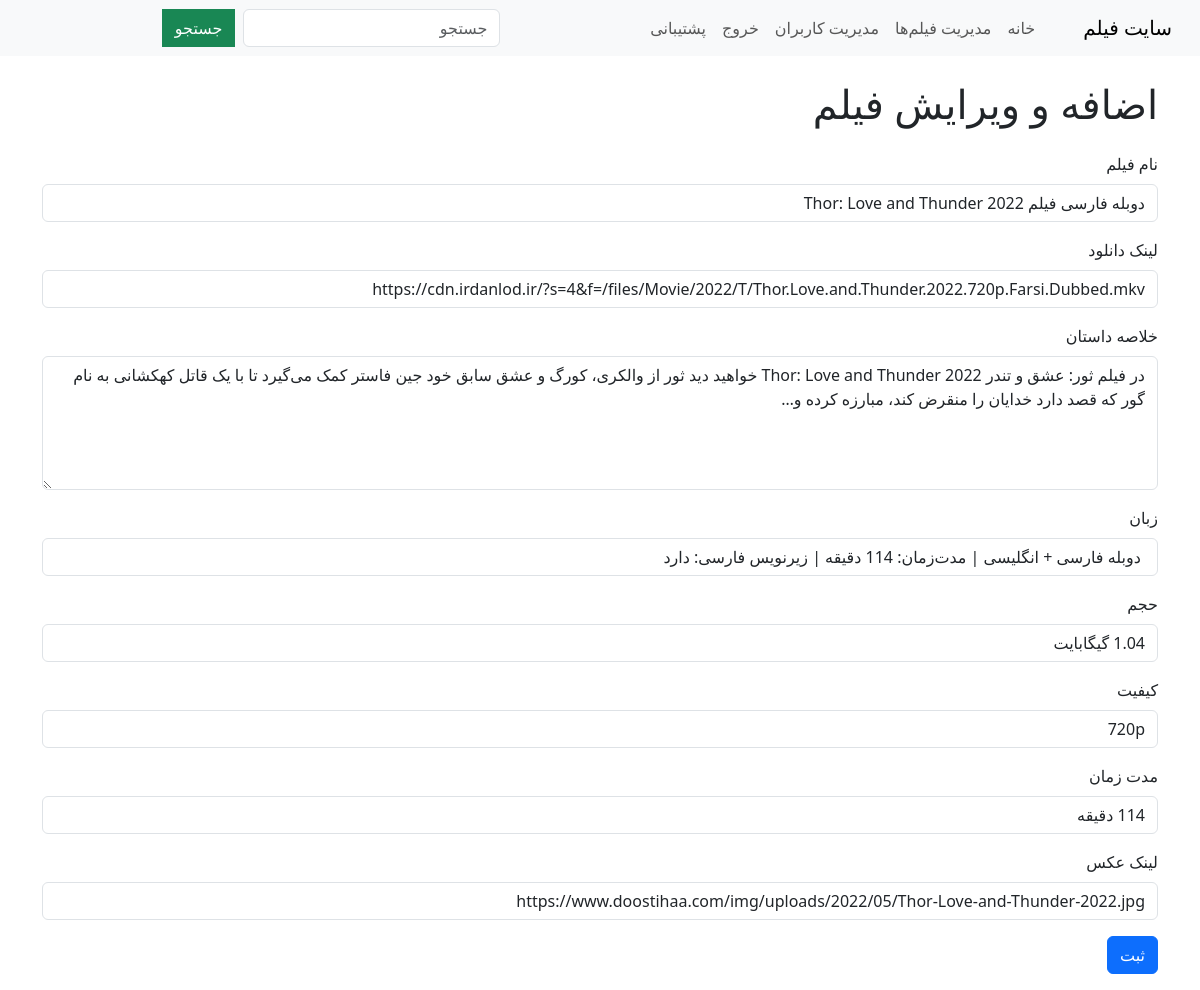
Screenshot of /edit/2 (signed in) with the database file from the repository.
### app.py (models this page shows)
class Movie(db.Model):
    id = db.Column(db.Integer, primary_key=True)
    title = db.Column(db.String(150), nullable=False)
    link = db.Column(db.String(255), nullable=False)
    description = db.Column(db.Text, nullable=False)
    language = db.Column(db.String(50), nullable=False)
    size = db.Column(db.String(50), nullable=False)
    quality = db.Column(db.String(50), nullable=False)
    duration = db.Column(db.String(50), nullable=False)
    image_link = db.Column(db.String(255), nullable=True)

### app.py (the view)
@app.route('/edit/<int:movie_id>', methods=['GET', 'POST'])
@login_required
def edit_movie(movie_id):
    movie = Movie.query.get_or_404(movie_id)
    form = MovieForm(obj=movie)
    if form.validate_on_submit():
        form.populate_obj(movie)
        db.session.commit()
        flash('فیلم با موفقیت ویرایش شد!', 'success')
        return redirect(url_for('index'))
    return render_template('admin.html', form=form)

### app.py
class MovieForm(FlaskForm):
    title = StringField('نام فیلم', validators=[DataRequired()])
    link = StringField('لینک دانلود', validators=[DataRequired()])
    description = TextAreaField('خلاصه داستان', validators=[DataRequired()])
    language = StringField('زبان', validators=[DataRequired()])
    size = StringField('حجم', validators=[DataRequired()])
    quality = StringField('کیفیت', validators=[DataRequired()])
    duration = StringField('مدت زمان', validators=[DataRequired()])
    image_link = StringField('لینک عکس', validators=[DataRequired()])
    submit = SubmitField('ثبت')

### app.py (called while the page is built)
def login_required(f):
    @wraps(f)
    def decorated_function(*args, **kwargs):
        if 'admin_id' not in session:
            flash('لطفاً برای دسترسی به این صفحه وارد شوید.', 'danger')
            return redirect(url_for('login'))
        return f(*args, **kwargs)
    return decorated_function

### templates/admin.html (shortened to what this page needs)
{% extends "base.html" %}
{% block content %}
<h1 class="mb-4">اضافه و ویرایش فیلم</h1>
<form method="POST">
    <div class="mb-3">
        {{ form.title.label(class="form-label") }}
        {{ form.title(class="form-control") }}
    </div>
    <div class="mb-3">
        {{ form.link.label(class="form-label") }}
        {{ form.link(class="form-control") }}
    </div>
    <div class="mb-3">
        {{ form.description.label(class="form-label") }}
        {{ form.description(class="form-control", rows=5) }}
    </div>
    <div class="mb-3">
        {{ form.language.label(class="form-label") }}
        {{ form.language(class="form-control") }}
    </div>
    <div class="mb-3">
        {{ form.size.label(class="form-label") }}
        {{ form.size(class="form-control") }}
    </div>
    <div class="mb-3">
        {{ form.quality.label(class="form-label") }}
        {{ form.quality(class="form-control") }}
    </div>
    <div class="mb-3">
        {{ form.duration.label(class="form-label") }}
        {{ form.duration(class="form-control") }}
    </div>
    <div class="mb-3">
        {{ form.image_link.label(class="form-label") }}
        {{ form.image_link(class="form-control") }}
    </div>
    <div class="mb-3">
        {{ form.submit(class="btn btn-primary") }}
    </div>
</form>
{% endblock %}

### templates/base.html (style rules this page uses)
body { direction: rtl; text-align: right; }

### rows the page displays
Movie: title "دوبله فارسی فیلم Thor: Love and Thunder 2022", link "https://cdn.irdanlod.ir/?s=4&f=/files/Movie/2022/T/Thor.Love.and.Thunder.2022.720p.Farsi.Dubbed.mkv", description "در فیلم ثور: عشق و تندر Thor: Love and Thunder 2022 خواهید دید ثور از والکری، کورگ و عشق سابق خود جین فاستر کمک می‌گیرد تا با یک قاتل کهکشانی به نام گور که قصد دارد خدایان را منقرض کند، مبارزه کرده و…", language "دوبله فارسی + انگلیسی | مدت‌‌زمان: 114 دقیقه | زیرنویس فارسی: دارد", size "1.04 گیگابایت", quality "720p", duration "114 دقیقه", image_link "https://www.doostihaa.com/img/uploads/2022/05/Thor-Love-and-Thunder-2022.jpg"
